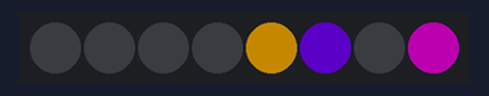
This sketch was run on a simulated Arduino Uno, built with avr-gcc and run on an emulated ATmega328P. On the bench: 8 RGB LEDs in strip order, left to right. Dim RGB values are drawn brighter than linear.

Above: at 3.2 s.
At 5.48 s:
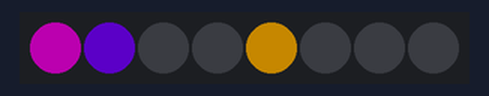
At 10.53 s:
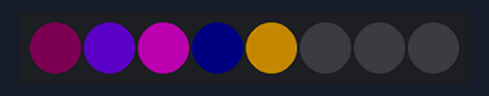
At 19.7 s:
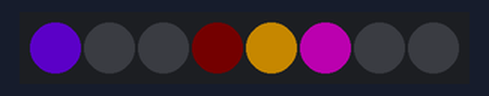
At 32.69 s:
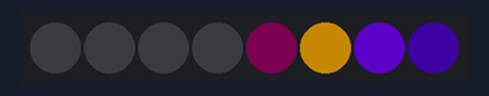
At 38.73 s:
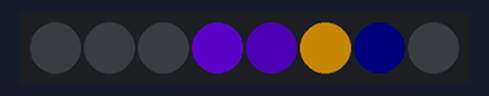
Timing chart, 0 to 40.0 s (numbered marks = the images above):
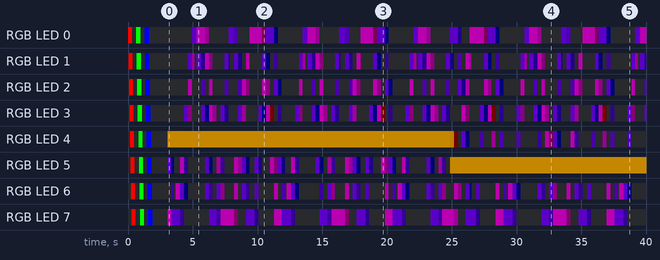

Measured:
- by itself, RGB LED 0: off → RGB(255, 0, 0) at 0.00 s, → off 0.32 s later, → RGB(0, 255, 0) 0.32 s later, → off 0.32 s later, … (56 changes in this stretch)
- by itself, RGB LED 1: off → RGB(255, 0, 0) at 0.04 s, → off 0.32 s later, → RGB(0, 255, 0) 0.32 s later, → off 0.32 s later, … (98 changes in this stretch)

The sketch:

led_test.ino
```cpp
#define FASTLED_ALLOW_INTERRUPTS 0
#include <FastLED.h>
FASTLED_USING_NAMESPACE

#define LED                       3
#define LED_COUNT                 8


uint8_t max_bright = 255;
uint8_t hue = 0;

CRGB leds[LED_COUNT];

void setup() {
  FastLED.addLeds<WS2812, LED, GRB>(leds, LED_COUNT)
        .setCorrection(TypicalLEDStrip);
  FastLED.setBrightness(max_bright);
  Serial.begin(9600);
  testIntro();
  FastLED.clear();
  FastLED.show();
  delay(1000);
}

void loop() {
    EVERY_N_MILLISECONDS(10) {
      sin1();
      FastLED.show();
    }
}

void testIntro() {

    for (int i = 0; i < LED_COUNT; i++) {
      leds[i] = CRGB (255, 0, 0);
      FastLED.show();
      delay(40);
    }
    for (int i = 0; i < LED_COUNT; i++) {
      leds[i] = CRGB (0, 0, 0);
      FastLED.show();
      delay(40);
    }

    for (int i = 0; i < LED_COUNT; i++) {
      leds[i] = CRGB (0, 255, 0);
      FastLED.show();
      delay(40);
    }
    for (int i = 0; i < LED_COUNT; i++) {
      leds[i] = CRGB (0, 0, 0);
      FastLED.show();
      delay(40);
    }

    for (int i = 0; i < LED_COUNT; i++) {
      leds[i] = CRGB (0, 0, 255);
      FastLED.show();
      delay(40);
    }
    for (int i = 0; i < LED_COUNT; i++) {
      leds[i] = CRGB (0, 0, 0);
      FastLED.show();
      delay(40);
    }

    delay(100);
}

void sin() {
  hue++;
  fadeToBlackBy(leds, LED_COUNT, 20);
  int pos = beatsin16(13,0,LED_COUNT-1);
  leds[pos] = CHSV(hue, 255, 192);
}
void sin1() {
  fadeToBlackBy(leds, LED_COUNT, 20);
  int pos = LED_COUNT-beatsin16(14,0,LED_COUNT-1)-1;
  leds[pos] = CHSV(210, 255, 192);
  pos = beatsin8(21,0,LED_COUNT-1);
  leds[pos] = CHSV(190, 255, 192);
  pos = beatsin88(25,0,LED_COUNT-1);
  leds[pos] = CHSV(300, 255, 192);
}
```
